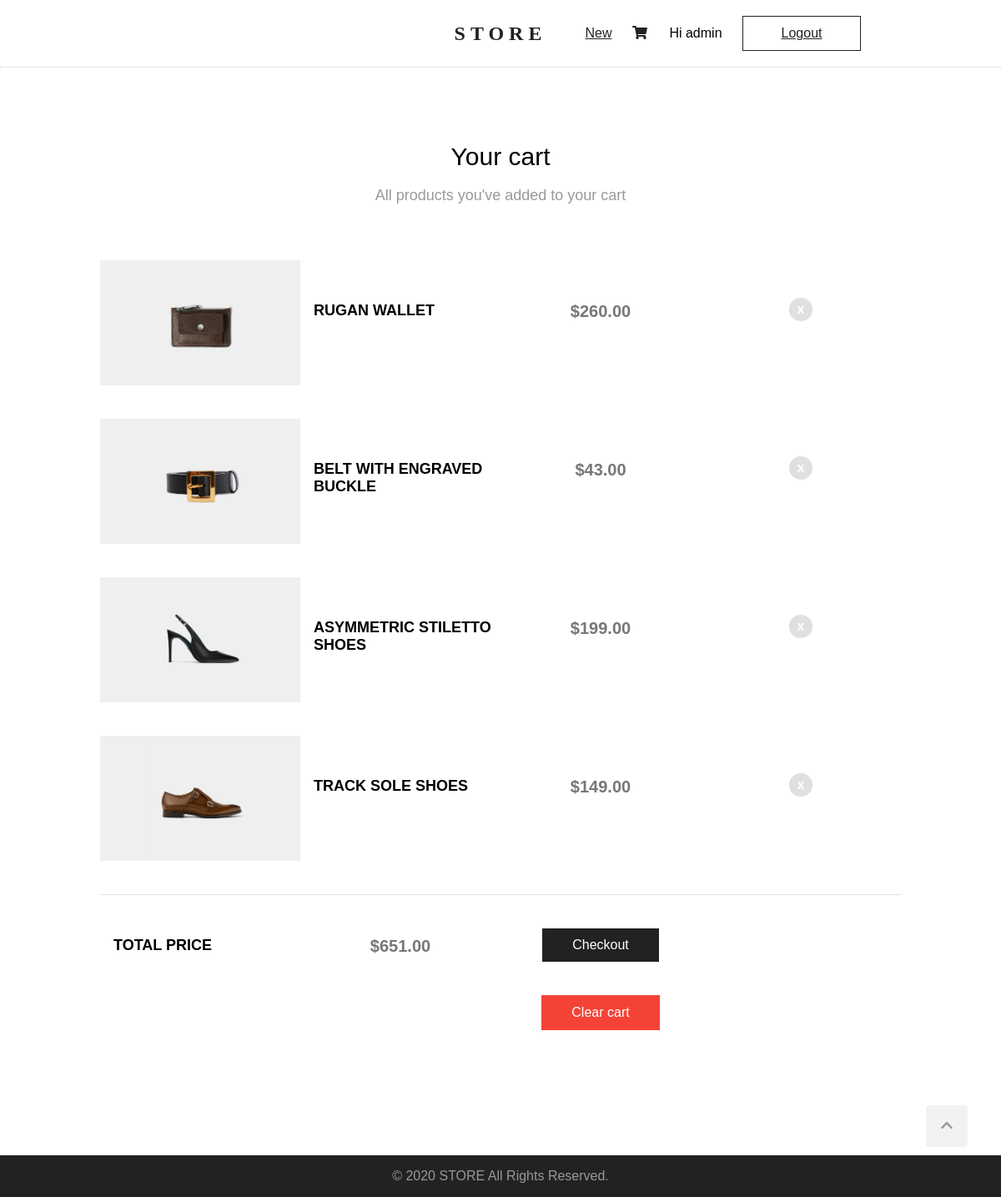
The app's page /cart/ (signed in) with its own data.
### products/models.py (models this page shows, shortened)
class Product(models.Model):
    brand = models.CharField(max_length=100)
    title = models.CharField(max_length=100)
    description = models.CharField(max_length=500)
    price = models.PositiveIntegerField(default=0)
    created_at = models.DateTimeField(auto_now_add=True)
    image = models.ImageField(upload_to='products/', null=True)

### carts/views.py (the view)
# urls.py: path('', cart, name='cart'),
@login_required
def cart(request):
    user = request.user
    products = user.cart.items.all()
    total_price = products.aggregate(Sum('price'))
    context = {
        'products': products,
        'total_price': total_price
    }
    return render(request, 'carts/cart.html', context)

### templates/carts/cart.html (shortened to what this page needs)
{% extends 'base.html' %}
{% block content %}
    <section class="clearfix">
        <h2 class="section-headline">Your cart</h2>
        <p class="section-description">
            All products you've added to your cart
        </p>
        <div class="cart">
            <ul>
                {% for product in products %}
                    <li class="item">
                        <div class="cart-product-img">
                            <img src="{{product.image.url}}" alt="{{ product.title }}">
                        </div>
                        <div >
                            <h3>{{ product.title | capfirst }}</h3>
                        </div>
                        <div>
                            <p>${{ product.price | floatformat:2 }}</p>
                        </div>
                        <div>
                            <a class="remove" href="{% url 'remove_from_cart' product_id=product.id %}">x</a>
                        </div>
                    </li>
                {% empty %}
                    <li>
                        <p>Your cart is still empty!</p>
                    </li>
                {% endfor %}
                {% if total_price.price__sum > 0 %}
                    <li id="cart-summary" class="item">
                        <div>
                            <h3>Total price</h3>
                        </div>
                        <div>
                            <p>${{ total_price.price__sum | floatformat:2 }}</p>
                        </div>
                        <div>
                            <a class="checkout" href="{% url 'checkout' user.cart.pk %}">Checkout</a>
                            <a class="clear" href="{% url 'remove_all_from_cart' %}">Clear cart</a>
                        </div>
                    </li>
                {% endif %}
            </ul>
        </div>
    </section>
{% endblock %}

### templates/base.html (shortened to what this page needs)
{% load static %}
<!DOCTYPE html>
<html lang="en">
<head>
    <link rel="stylesheet" href="{% static 'normalize.css' %}"/>
    <link rel="stylesheet" href="{% static 'style.css' %}"/>
</head>
<body>
    <div class="wrapper">
        <header>
            <h1 id="logo">
                <a href="{% url 'home' %}">STORE</a>
            </h1>
            <div id="controls">
                <div id="cart">
                    {% if user.is_superuser %}
                    <a href="{% url 'product_add' %}">New</a>
                    {% endif %}
                </div>
                <div>
                    {% if user.is_authenticated %}
                    <div id="cart">
                        <a href="{% url 'cart' %}">
                            <i class="fas fa-shopping-cart"></i>
                        </a>
                    </div>
                        <p>Hi {{ user.username }}</p>
                        <a id="logout" href="{% url 'logout' %}">Logout</a>
                    {% else %}
                        <a id="login" href="{% url 'login' %}">Login</a>
                    {% endif %}
                </div>
            </div>
        </header>
        <main>
            {% block content %}
            {% endblock %}
        </main>
    </div>
    <footer>
        <a href="#" id="scroll-up">
            <i class="fas fa-chevron-up"></i>
        </a>
        <p>&copy; 2020 STORE All Rights Reserved.</p>
    </footer>
</body>
</html>

### static/style.css (style rules this page uses)
html { scroll-behavior: smooth; }
body { margin: 0; font-family: 'Questrial', sans-serif; }
.wrapper { min-height: calc(100vh - 50px); }
.clearfix::after { content: ""; display: block; clear: both; }
header { height: auto; border-bottom: 1px dotted #ccc; }
#logo { text-align: center; font-family: 'Domine', serif; font-size: 24px; letter-spacing: 6px; line-height: 80px; margin: 0; }
#logo a { color: #222; text-decoration: none; }
#controls { position: absolute; top: 15px; right: 14%; }
#controls #cart { position: relative; display: inline-block; width: 30px; line-height: 30px; text-align: center; cursor: pointer; margin-right: 16px; }
#controls p, #controls div { display: inline-block; }
#controls #cart a { color: #222; }
#logout { display: inline-block; width: 140px; line-height: 40px; font-size: 16px; background: transparent; border: 1px solid #222; color: #222; cursor: pointer; margin-left: 20px; }
#login, #logout { text-align: center; }
main { max-width: 960px; text-align: center; margin: 90px auto 90px auto; }
.section-headline { font-size: 30px; font-weight: normal; margin: 0; }
.section-description { color: #999; font-size: 18px; }
footer { background-color: #222; height: 50px; color: #999; text-align: center; line-height: 50px; }
footer p { margin: 0; }
#scroll-up { width: 50px; height: 50px; background-color: #f2f2f2; bottom: 60px; right: 40px; position: fixed; border-radius: 4px; cursor: pointer; color: #999; }
.cart { margin-top: 48px; }
.cart ul { padding: 0; }
.cart li { display: block; width: 100%; margin: 20px 0; float: right; }
.cart div { float: left; width: 25%; }
.cart h3 { margin: 50px 0 0 0; font-size: 18px; font-weight: bold; text-transform: uppercase; text-align: left; margin-left: 16px; }
.cart p { margin: 50px 0 0 0; color: #777777; font-weight: bold; font-size: 20px; }
.cart-product-img { background: #efefef; background-image: url("image-not-found.svg"); background-repeat: no-repeat; background-position: center; background-size: 30%; width: 290px; height: 150px; }
.cart img { width: 130px; }
.cart a { margin: 45px 0 0 0; text-decoration: none; }
.cart #cart-summary { border-top: 1px solid #e0e0e0; }
.cart a.remove { color: #ffffff; font-weight: bold; background: #e0e0e0; padding: 10px; display: inline-block; border-radius: 100%; line-height: .5; }
.cart a.checkout, .cart a.clear { display: block; width: 140px; line-height: 40px; font-size: 16px; background: #222; color: #fff; cursor: pointer; margin: 40px auto; }
.cart a.clear { background: #F44336; border: 1px #F44336 solid; }

### records on screen
Product: image (picture), title "RUGAN WALLET", price "260.00"
Product: image (picture), title "BELT WITH ENGRAVED BUCKLE", price "43.00"
Product: image (picture), title "ASYMMETRIC STILETTO SHOES", price "199.00"
Product: image (picture), title "TRACK SOLE SHOES", price "149.00"

### other values on screen
{{ user.username }} "admin"
{{ total_price.price__sum | floatformat:2 }} "651.00"
